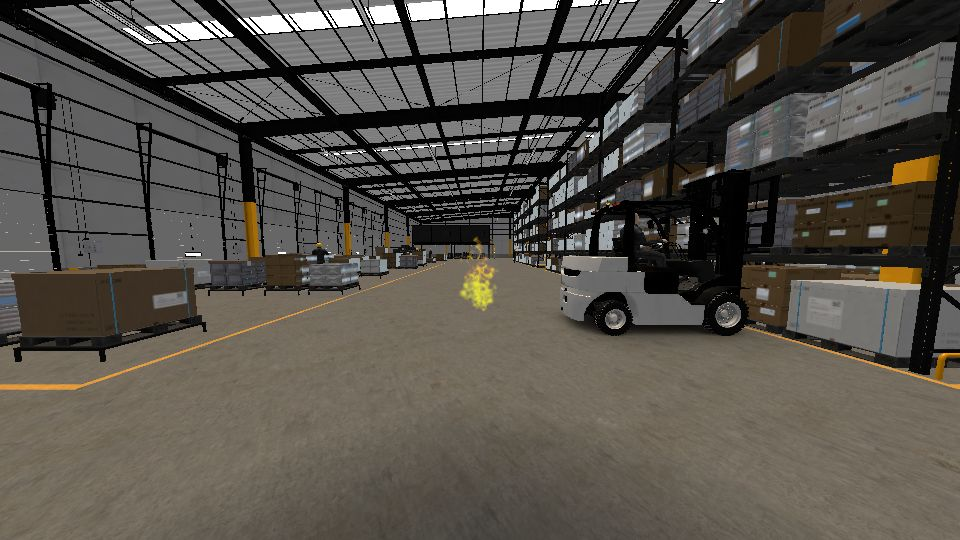
#> input picture .vscode/FireStreamFix/flame.jpg, 960 x 540 px, found by its file name; the run also reads 1 picture not shown here
$ python motion.py
#> lines starting #> are read from the running program, lines starting #| are printed output that depends on the picture; after the words box and inside, x2 and y2 are one past the last pixel; in counts of white or black regions, pixels touching at a corner belong together; long printed decimals are rounded
import cv2,numpy as np
a=cv2.imread('FireStreamFix/flame.jpg')[232:317,454:498]
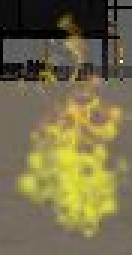
#> a: shape (85, 44, 3) (shown 3 times larger); mean B, G, R 74.2, 109.4, 117.9
b=cv2.imread('FireStreamFix/flame2.jpg')[232:317,454:498]
d=np.abs(a.astype(float)-b).mean(2)
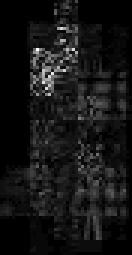
#> d: shape (85, 44) float64 (shown 3 times larger); min 0, max 21, mean 1.7; drawn with min black and max white
mask=cv2.inRange(cv2.cvtColor(a,cv2.COLOR_BGR2HSV),(0,75,100),(40,255,255))>0
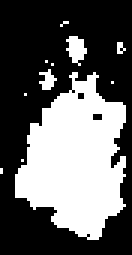
#> mask: shape (85, 44) bool (shown 3 times larger); 38.1% white; 11 white regions (8 under 20 px), largest, box (x1, y1, x2, y2) and area: (5, 24, 42, 80) 1340, (22, 12, 29, 22) 44, (13, 23, 19, 30) 24
print('mean',d.mean(),'warm >8',float((d[mask]>8).mean()),'warm >25',float((d[mask]>25).mean()))
#| mean 1.742 warm >8 0.02034 warm >25 0.0
